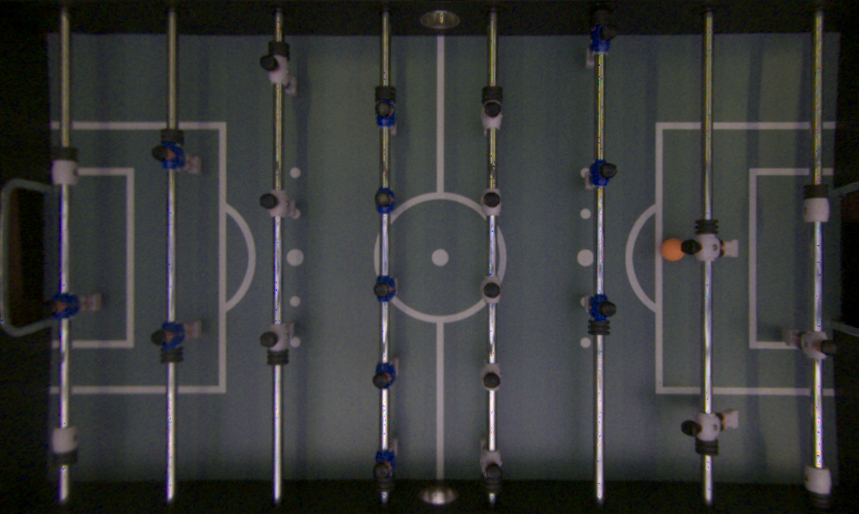
#> input picture footage/temp_img.png, 859 x 514 px
$ python calibration.py
#> lines starting #> are read from the running program, lines starting #| are printed output that depends on the picture; after the words box and inside, x2 and y2 are one past the last pixel; in counts of white or black regions, pixels touching at a corner belong together
### utils/calibration_utils.py
import cv2
import numpy as np
from dataclasses import dataclass
import json
from typing import List, Tuple
from .vision_utils import *
from .comms_utils import *
import os
import glob


@dataclass
class CalibrationData:
    camera_offset: Tuple[int, int]
    camera_size: Tuple[int, int]
    framerate: float
    exposure_time: float
    gain: float

    camera_offset_fallback: Tuple[int, int]
    camera_size_fallback: Tuple[int, int]

    camera_matrix: np.ndarray
    distortion_coefficients: np.ndarray
    rotation_vectors: List[np.ndarray]
    translation_vectors: List[np.ndarray]
    camera_new_matrix: np.ndarray

    roi_offset: Tuple[int, int]
    roi_size: Tuple[int, int]

    ball_blur_size: int
    ball_hsv_lower: np.ndarray
    ball_hsv_upper: np.ndarray
    ball_morph_size: int
    ball_radius: int
    ball_box: int

    player_blur_size: int
    player_hsv_lower: np.ndarray
    player_hsv_upper: np.ndarray
    player_morph_size: int

# Load Calibration data from json file at given path and return the CalibrationData Object containing the information
def load_calibration_data(path: str):
#> called with path = 'calibration\\calibration_data.json'
    with open(path, 'r') as f:
#> (reads calibration/calibration_data.json from the repository)
        data = json.load(f)

    return CalibrationData(
        camera_offset = tuple(data["camera_offset"]),
        camera_size = tuple(data["camera_size"]),
        framerate = data["framerate"],
        exposure_time = data["exposure_time"],
        gain = data["gain"],
        camera_offset_fallback = tuple(data["camera_offset_fallback"]),
        camera_size_fallback = tuple(data["camera_size_fallback"]),

        camera_matrix = np.array(data["camera_matrix"], dtype=np.float64),
        distortion_coefficients = np.array(data["distortion_coefficients"], dtype=np.float64),
        rotation_vectors=[np.array(vec, dtype=np.float64) for vec in data["rotation_vectors"]],
        translation_vectors = [np.array(vec, dtype=np.float64) for vec in data["translation_vectors"]],
        camera_new_matrix = np.array(data["camera_new_matrix"], dtype=np.float64),

        roi_offset = tuple(data["roi_offset"]),
        roi_size = tuple(data["roi_size"]),

        ball_blur_size = data["ball_blur_size"],
        ball_hsv_lower = np.array(data["ball_hsv_lower"]),
        ball_hsv_upper = np.array(data["ball_hsv_upper"]),
        ball_morph_size = data["ball_morph_size"],
        ball_radius = data["ball_radius"],
        ball_box = data["ball_box"],

        player_blur_size = data["player_blur_size"],
        player_hsv_lower = np.array(data["player_hsv_lower"]),
        player_hsv_upper = np.array(data["player_hsv_upper"]),
        player_morph_size = data["player_morph_size"]
    )

# Save given CalibrationData as json at given path
# [29 lines left out: function save_calibration_data, not called in this run]

# Split image in h, s and v channel and return images containing each channel
def hsv_split(img):
    h = img[:,:,0]
    s = img[:,:,1]
    v = img[:,:,2]
    h = cv2.cvtColor(h, cv2.COLOR_GRAY2BGR)
    s = cv2.cvtColor(s, cv2.COLOR_GRAY2BGR)
    v = cv2.cvtColor(v, cv2.COLOR_GRAY2BGR)
    return h, s, v

# Perform HSV-Thresholding channel wise and return complete mask as well as individual channels after thresholding
def hsv_thresh(img, lower, upper):
    h = img[:,:,0]
    s = img[:,:,1]
    v = img[:,:,2]
    h = cv2.inRange(h, int(lower[0]), int(upper[0]))
    s = cv2.inRange(s, int(lower[1]), int(upper[1]))
    v = cv2.inRange(v, int(lower[2]), int(upper[2]))
    h = cv2.cvtColor(h, cv2.COLOR_GRAY2BGR)
    s = cv2.cvtColor(s, cv2.COLOR_GRAY2BGR)
    v = cv2.cvtColor(v, cv2.COLOR_GRAY2BGR)
    mask = cv2.inRange(img, np.array(lower), np.array(upper))
    mask = cv2.cvtColor(mask, cv2.COLOR_GRAY2BGR)
    return h, s, v, mask

# Placeholder Function for Trackbars
def nothing(_):
    pass

# Calibrate parameters for ball preprocessing on static or live image using trackbars
# [95 lines left out: function calibrate_ball_mask, not called in this run]

# Calibrate parameters for player preprocessing on static or live image using trackbars
def calibrate_player_mask(data: CalibrationData, path, img, useLive: bool = False):
    # basically same workflow as for ball
    title = "Player Parameters"
    cv2.namedWindow(title, cv2.WINDOW_NORMAL)
    cv2.resizeWindow(title, 1600, 800)

    h_min, s_min, v_min = data.player_hsv_lower
    h_max, s_max, v_max = data.player_hsv_upper

    cv2.createTrackbar("h_min", title, h_min, 179, nothing)
    cv2.createTrackbar("h_max", title, h_max, 179, nothing)
    cv2.createTrackbar("s_min", title, s_min, 255, nothing)
    cv2.createTrackbar("s_max", title, s_max, 255, nothing)
    cv2.createTrackbar("v_min", title, v_min, 255, nothing)
    cv2.createTrackbar("v_max", title, v_max, 255, nothing)

    cv2.createTrackbar("blur", title, data.player_blur_size, 13, nothing)
    cv2.createTrackbar("morph", title, data.player_morph_size, 15, nothing)

    img_hsv_base = cv2.cvtColor(img, cv2.COLOR_BGR2HSV)
    if useLive:
        try:
            camera = camera_connect()
            camera_set_parameters(camera, data)
            camera.StartGrabbing(pylon.GrabStrategy_LatestImageOnly)

        except Exception as e:
            print("Error correcting to camera, using fallback image")
            useLive = False
            pass

    while True:
        if useLive and camera.IsGrabbing():
            grab = camera.RetrieveResult(5000, pylon.TimeoutHandling_ThrowException)
            if grab.GrabSucceeded():
                img = grab.Array
                img_hsv_base = cv2.cvtColor(img, cv2.COLOR_BGR2HSV)

        h_min = cv2.getTrackbarPos("h_min", title)
        h_max = cv2.getTrackbarPos("h_max", title)
        s_min = cv2.getTrackbarPos("s_min", title)
        s_max = cv2.getTrackbarPos("s_max", title)
        v_min = cv2.getTrackbarPos("v_min", title)
        v_max = cv2.getTrackbarPos("v_max", title)

        blur_size = cv2.getTrackbarPos("blur", title)
        if blur_size % 2 == 0:
            blur_size += 1

        morph_size = cv2.getTrackbarPos("morph", title)
        if morph_size % 2 == 0:
            morph_size += 1

        morph_kernel = player_init_morph(morph_size)

        img_hsv = player_blur(img_hsv_base, blur_size)

        h, s, v = hsv_split(img_hsv)
        merged_base = np.hstack([img, h, s, v])

        h, s, v, mask = hsv_thresh(img_hsv, [h_min, s_min, v_min], [h_max, s_max, v_max])

        mask = player_morph(mask, morph_kernel)

        merged_mask = np.hstack([mask, h, s, v])
        res = np.vstack([merged_base, merged_mask])

        cv2.imshow(title, res)

        key = cv2.waitKey(20)
        if key == ord('q'):
            break
        if key == ord('s'):
            data.player_blur_size = blur_size
            data.player_morph_size = morph_size
            data.player_hsv_lower = np.array([h_min, s_min, v_min])
            data.player_hsv_upper = np.array([h_max, s_max, v_max])
            save_calibration_data(data, path=path)
            print("Calibration saved")
    cv2.destroyAllWindows()

# Define Region of Interest for Camera
# [269 lines left out: functions calibrate_roi, calibrate_distortion, calibrate_camera, not called in this run]


# end

### utils/vision_utils.py
import cv2
import numpy as np

import time
import matplotlib.pyplot as plt


#region Distortion and Conversion Real-World-Pixel-Norm

# Calculate Mapping Matrixs
def dist_init_maps(camera_matrix, dist_coefficients, new_matrix, camera_size):
    return cv2.initUndistortRectifyMap(cameraMatrix = camera_matrix, distCoeffs = dist_coefficients, R = None, newCameraMatrix = new_matrix, size = camera_size, m1type = 5)

# Perform Remapping and Cropping
def dist_undistort(img, mapx, mapy, offset, size):
    img = cv2.remap(img, mapx, mapy, cv2.INTER_LINEAR)
    return img[offset[1]:offset[1]+size[1], offset[0]:offset[0]+size[0]]

# Normalize Data to Interval and round to specified digits
def normalize_single(value, in_min, in_max, out_min, out_max, precision: int = 8):
    return np.round(np.interp(value, [in_min, in_max], [out_min, out_max]), precision)

#endregion

#region Ball

# basic operations for ball
def ball_blur(img, blurSize: int):
    return cv2.GaussianBlur(img, (blurSize, blurSize), 0)

def ball_isolate_hsv(img, lower, upper):
    return cv2.inRange(img, lower, upper)

def ball_init_morph(size):
    return cv2.getStructuringElement(cv2.MORPH_RECT, (size, size))

def ball_morph(mask, kernel):
    return cv2.morphologyEx(mask, cv2.MORPH_CLOSE, kernel)


# generate template image of given size with white circle of given radius in the center
# [61 lines left out: functions ball_template_init, ball_detect_template, ball_init_kalman, not called in this run]

# reinit given kalman filter at given position, velocity and error
def ball_kalman_reinit(kf, pos, vel, error):
    kf.statePost = np.array([[pos[0]], [pos[1]], [vel[0]], [vel[1]]], dtype=np.float32)
    kf.errorCovPost = np.eye(4, dtype=np.float32) * error

#endregion

#region Player
# basic operations for player isolation
def player_blur(img, blurSize: int):
    return cv2.GaussianBlur(img, (blurSize, blurSize), 0)

def player_isolate_hsv(img, lower, upper):
    return cv2.inRange(img, lower, upper)

def player_init_morph(size):
    return cv2.getStructuringElement(cv2.MORPH_RECT, (size, size))

def player_morph(mask, kernel):
    return cv2.morphologyEx(mask, cv2.MORPH_CLOSE, kernel)

# detect contours in player mask
# [55 lines left out: functions player_detect_contours, track_player, not called in this run]

# perform undistortion and hsv conversion
def preprocess_general(img, mapx, mapy, roi_offset, roi_size):
    img = dist_undistort(img, mapx, mapy, roi_offset, roi_size)
    return cv2.cvtColor(img, cv2.COLOR_BGR2HSV), img

# perform blurring, isolation and morph operations for ball on hsv image
# [28 lines left out: functions preprocess_ball, preprocess_player, complete_processing, not called in this run]

### calibration.py
import cv2
from utils.calibration_utils import *


if __name__ == "__main__":
    calibration_path = "calibration\calibration_data.json"
    calib = load_calibration_data(calibration_path)
    img = cv2.imread("footage/rec02\Basler_daA1920-160uc__40621547__20250502_143855023_0095.bmp")
    #camera = camera_connect()
    #camera_set_parameters(camera, calib)

    img = cv2.imread("footage/temp_img.png")
#> img is the input picture: shape (514, 859, 3); mean B, G, R 56.6, 57.2, 56

    # [4 lines of commented-out code are left out]
    calibrate_player_mask(calib, calibration_path, img, False)
#> in calibrate_player_mask, `img_hsv_base = cv2.cvtColor(img, cv2.COLOR_BGR2HSV)`: img_hsv_base: shape (514, 859, 3); mean H, S, V 78.6, 56.7, 61.3
#> in hsv_split, `s = img[:,:,1]`:
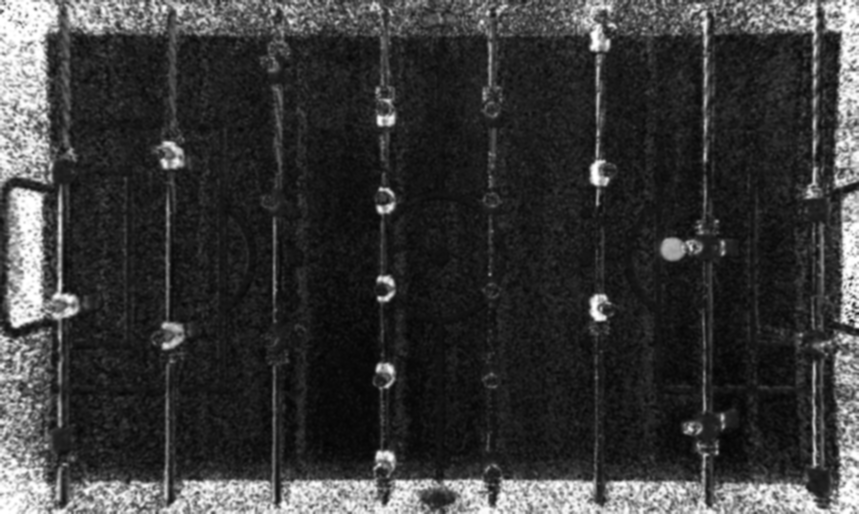
#> s: shape (514, 859); min 3, max 255, mean 56.7
#> in calibrate_player_mask, `merged_base = np.hstack([img, h, s, v])`:
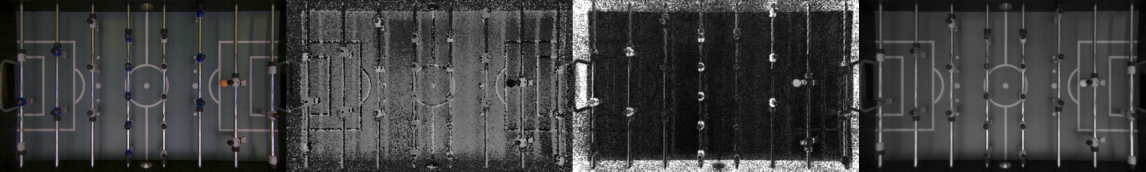
#> merged_base: shape (514, 3436, 3) (shown at 1/3 size); mean B, G, R 63.3, 63.4, 63.2
#> in hsv_thresh, `h = cv2.inRange(h, int(lower[0]), int(upper[0]))`:
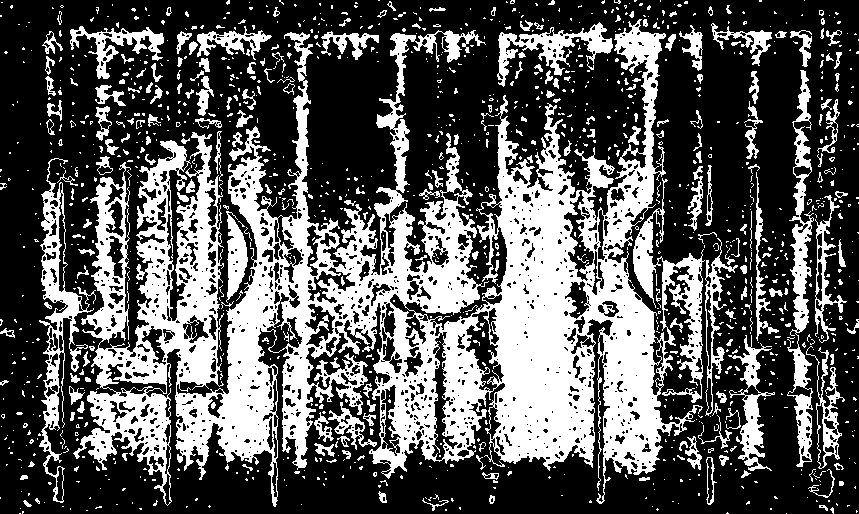
#> h: shape (514, 859); 34.8% white; 1276 white regions (1054 under 20 px), largest, box (x1, y1, x2, y2) and area: (73, 19, 705, 507) 113819, (39, 158, 96, 503) 4154, (787, 70, 814, 467) 3903
#> in hsv_thresh, `s = cv2.inRange(s, int(lower[1]), int(upper[1]))`: s: shape (514, 859); 10.2% white; 297 white regions (199 under 20 px), largest, box (x1, y1, x2, y2) and area: (0, 0, 59, 183) 7344, (159, 480, 434, 514) 6078, (444, 479, 688, 514) 5615
#> in hsv_thresh, `v = cv2.inRange(v, int(lower[2]), int(upper[2]))`:
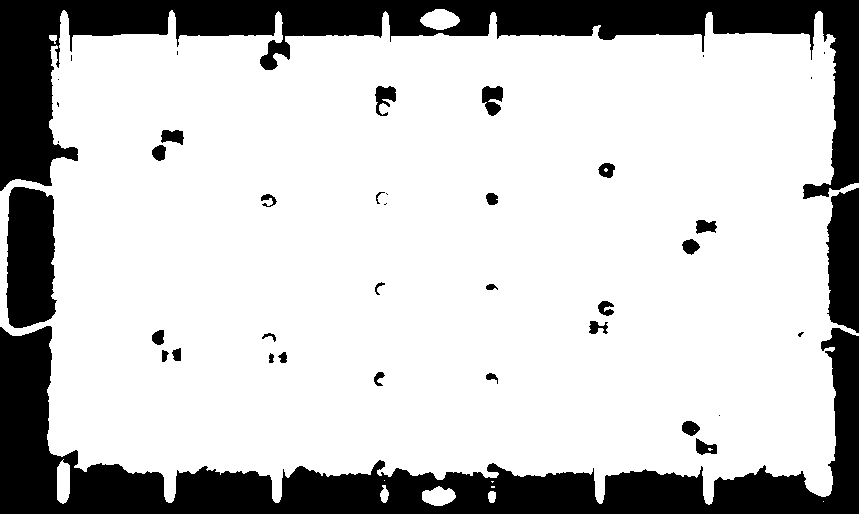
#> v: shape (514, 859); 77.7% white; 40 black regions (12 under 20 px), largest, box (x1, y1, x2, y2) and area: (0, 326, 859, 514) 43590, (0, 0, 859, 199) 41216, (6, 187, 57, 328) 6143
#> in hsv_thresh, `mask = cv2.inRange(img, np.array(lower), np.array(upper))`: mask: shape (514, 859); 0.5% white; 40 white regions (21 under 20 px), largest, box (x1, y1, x2, y2) and area: (591, 295, 607, 321) 258, (591, 160, 609, 185) 248, (590, 25, 610, 51) 232
#> in player_morph, `return cv2.morphologyEx(mask, cv2.MORPH_CLOSE, kernel)`:
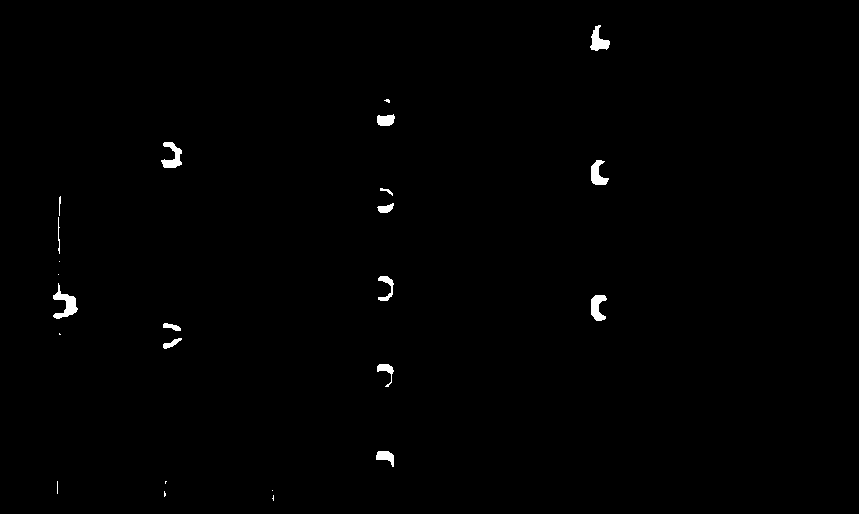
#> returned value: shape (514, 859, 3); 0.58% white; 24 white regions (9 under 20 px), largest, box (x1, y1, x2, y2) and area: (53, 283, 78, 319) 369, (161, 142, 182, 168) 287, (591, 295, 607, 321) 270
#> in calibrate_player_mask, `merged_mask = np.hstack([mask, h, s, v])`:
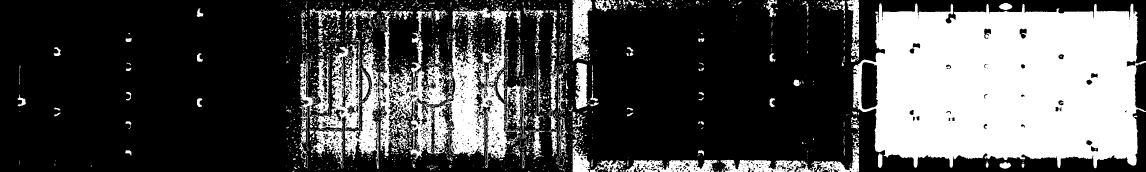
#> merged_mask: shape (514, 3436, 3) (shown at 1/3 size); 30.8% white; 1605 white regions (1264 under 20 px), largest, box (x1, y1, x2, y2) and area: (2559, 10, 3436, 505) 343118, (932, 19, 1564, 507) 113819, (1715, 0, 1777, 183) 7363
#> in calibrate_player_mask, `res = np.vstack([merged_base, merged_mask])`:
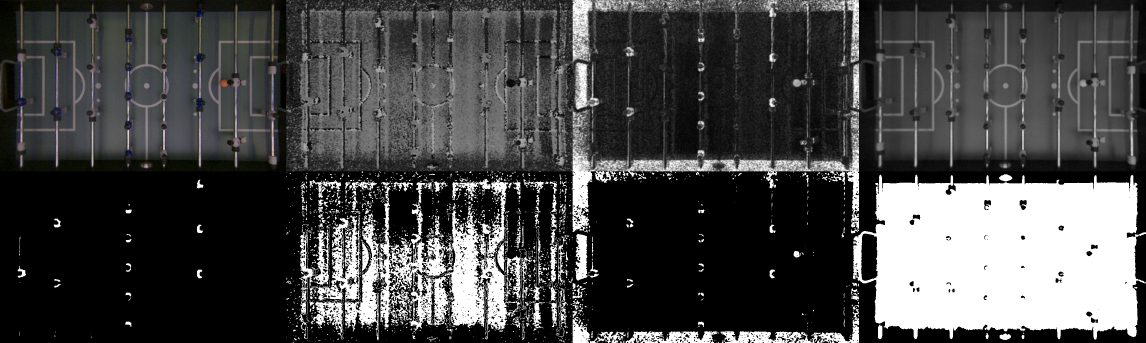
#> res: shape (1028, 3436, 3) (shown at 1/3 size); mean B, G, R 71, 71, 70.9
#> (key q is pressed here)
